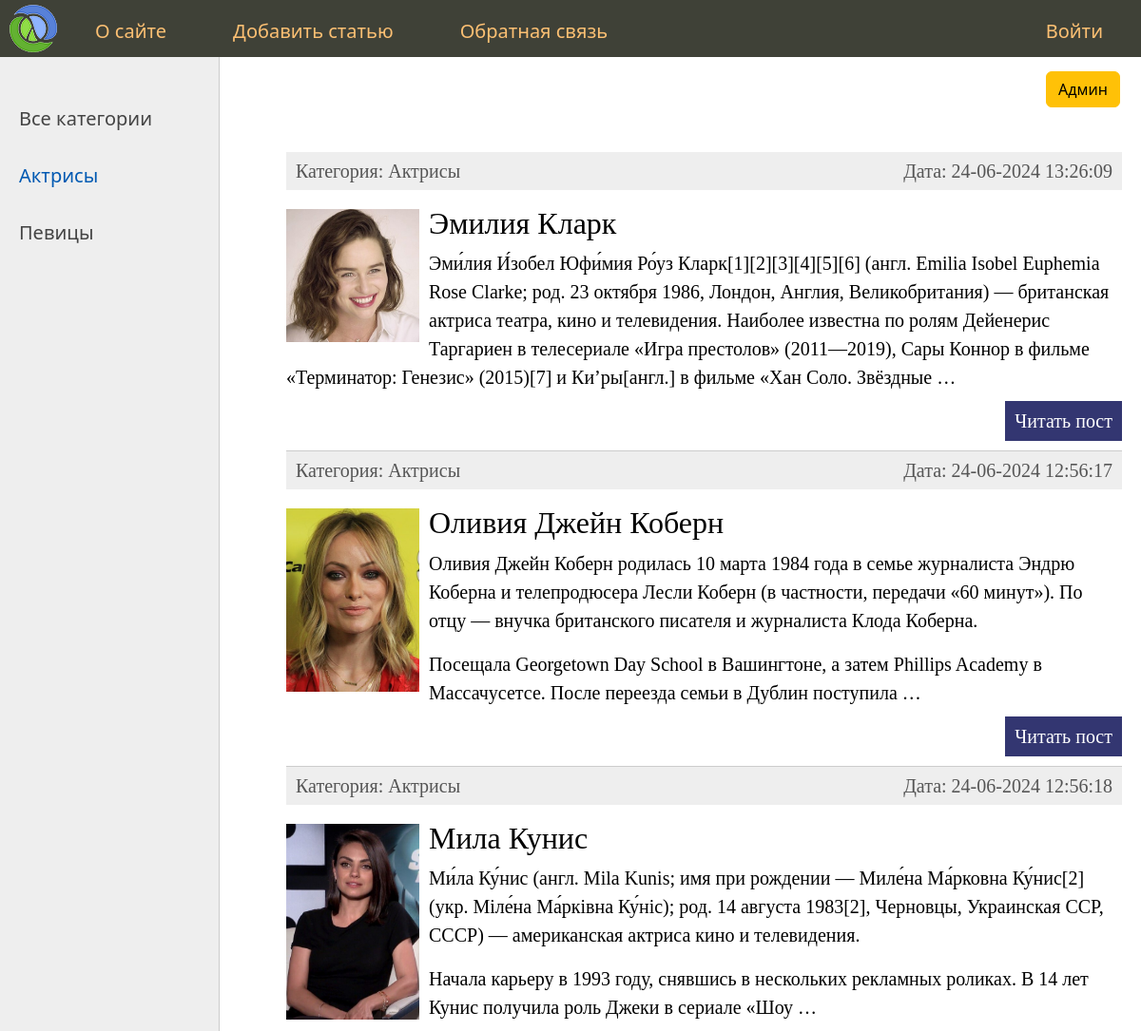
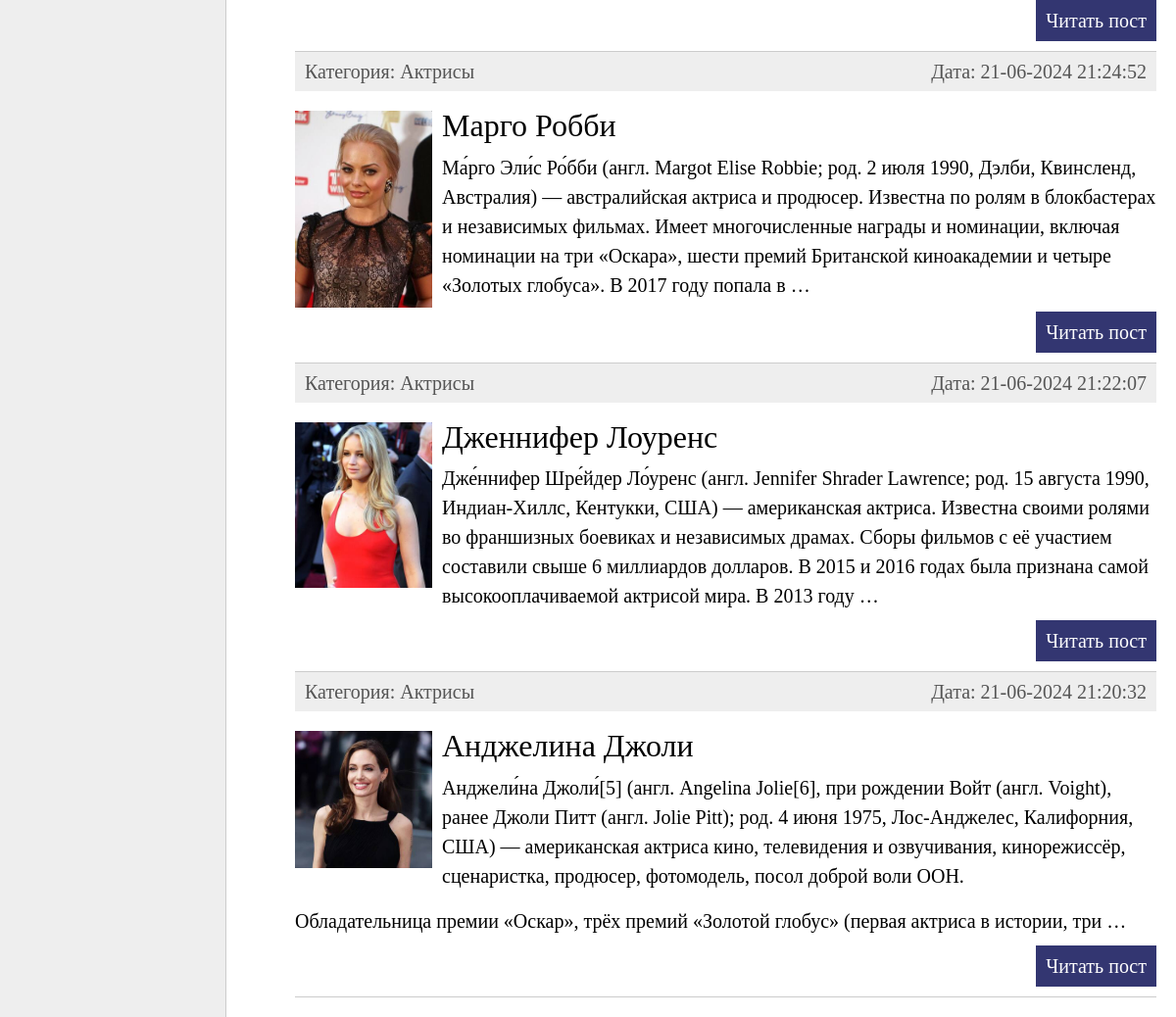
The page /category/aktrisy/ on the database as committed earlier (2 pictures, top to bottom).
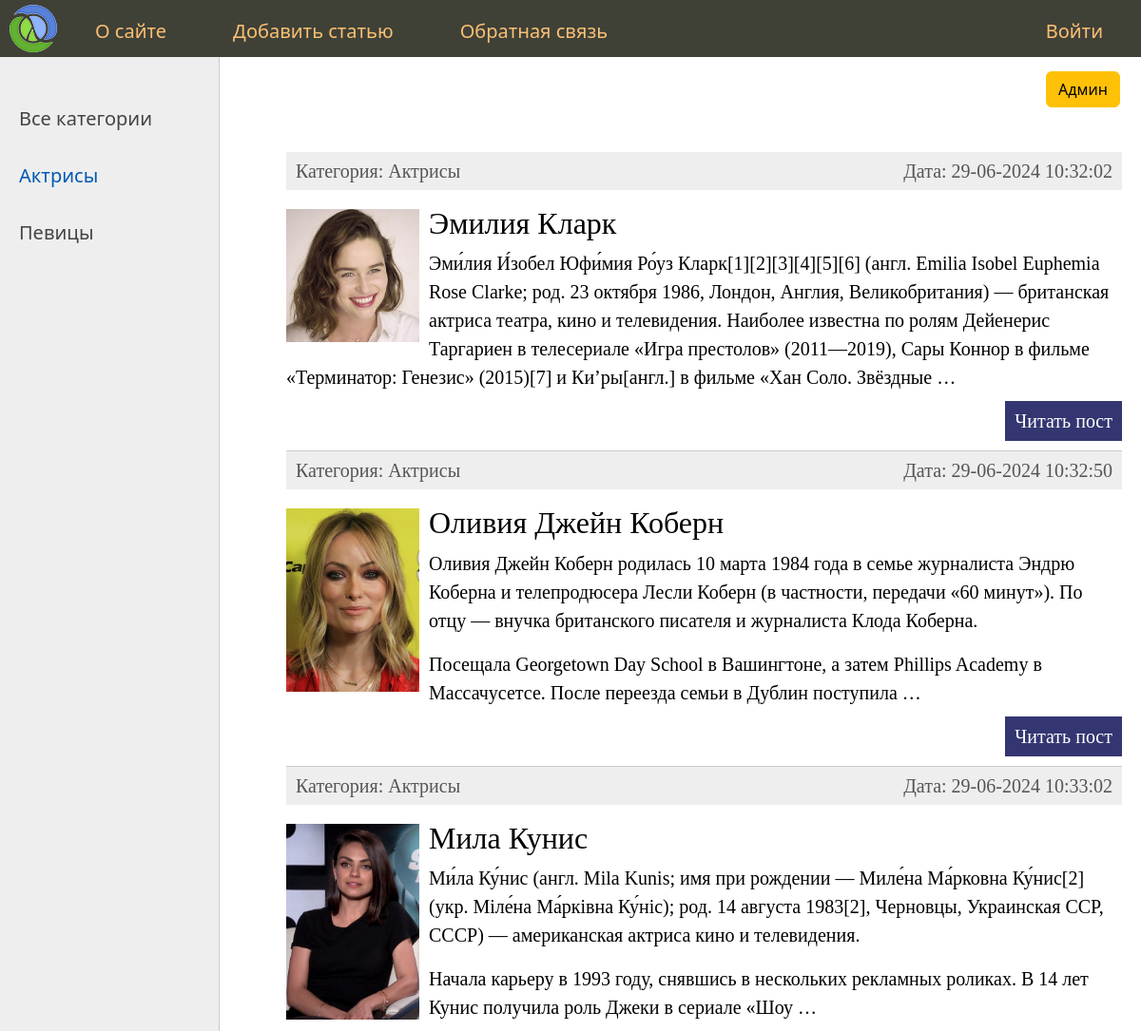
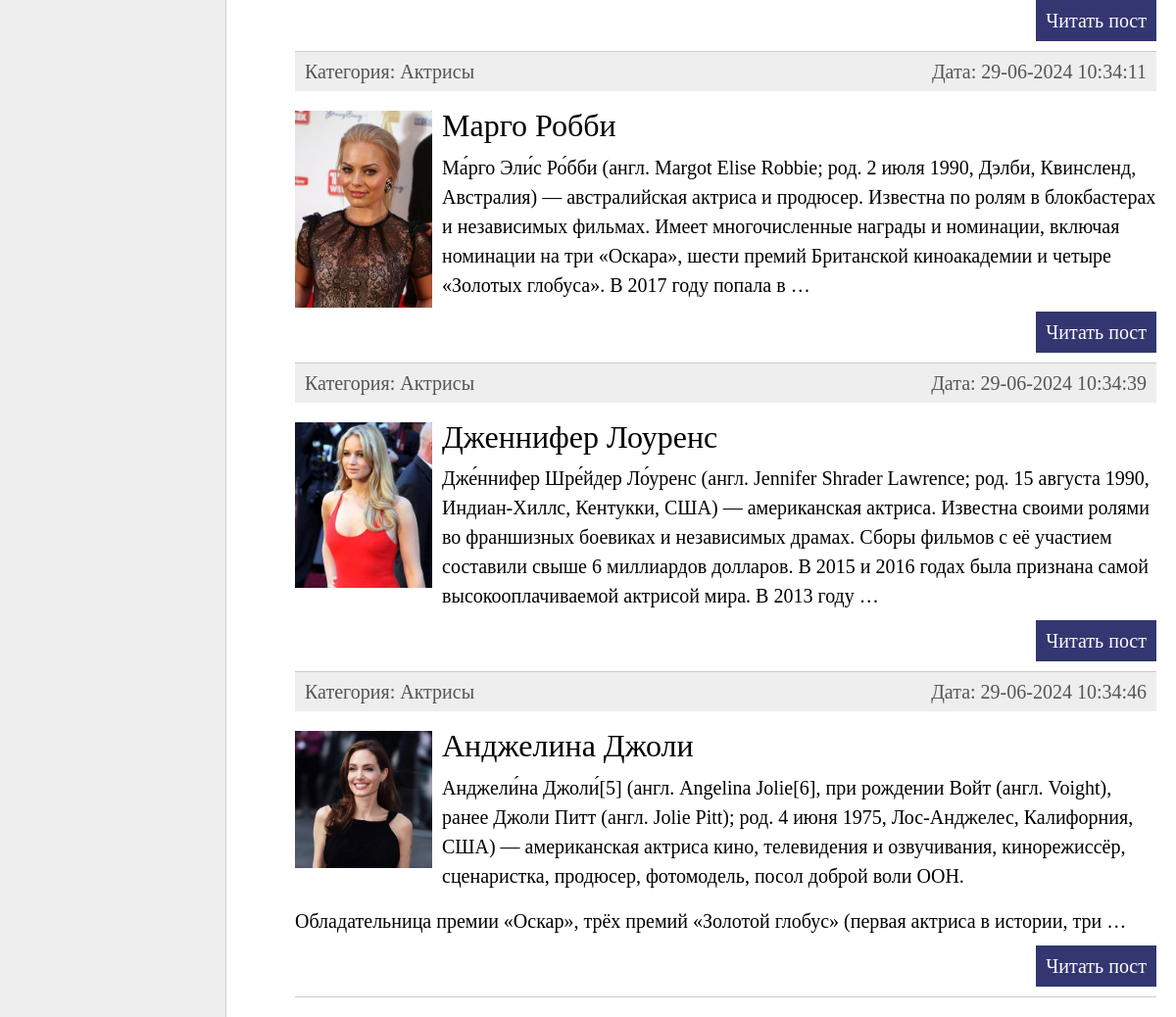
The same page on the database as committed later (2 pictures, top to bottom).
### women/models.py (models this page shows, shortened)
class Category(models.Model):
    name = models.CharField(
        max_length=100, db_index=True, verbose_name="Категория")
    slug = models.SlugField(max_length=100, unique=True,
                            db_index=True, verbose_name="URL")
    def __str__(self):
        return self.name
    def get_absolute_url(self):
        return reverse('category', kwargs={'cat_slug': self.slug})
    class Meta:
        verbose_name = "Категория"
        verbose_name_plural = "Категории"
        ordering = ['name']

class Women(models.Model):
    title = models.CharField(max_length=255, verbose_name="Заголовок")
    slug = models.SlugField(max_length=255, unique=True,
                            db_index=True, verbose_name="URL")
    content = models.TextField(blank=True, verbose_name="Текст статьи")
    photo = models.ImageField(upload_to='photos/', verbose_name="Фото")
    time_create = models.DateTimeField(
        auto_now_add=True, verbose_name="Время создания")
    time_update = models.DateTimeField(
        auto_now=True, verbose_name="Время изменения")
    is_published = models.BooleanField(default=True, verbose_name="Публикация")
    cat = models.ForeignKey(
        'Category', on_delete=models.PROTECT, null=True, verbose_name="Категория")
    def get_absolute_url(self):
        return reverse('post', kwargs={'post_slug': self.slug})
    class Meta:
        verbose_name = "Известные женщины"
        verbose_name_plural = "Известные женщины"
        ordering = ['-time_create', 'title']

### women/views.py (the view)
# urls.py: path('category/<slug:cat_slug>/', WomenCategory.as_view(), name='category'),
class WomenCategory(ListView):
    model = Women
    template_name = 'women/index.html'
    context_object_name = 'posts'
    allow_empty = False
    def get_context_data(self, **kwargs: Any) -> dict[str, Any]:
        context = super().get_context_data(**kwargs)
        context['menu'] = menu
        context['cats'] = Category.objects.all()
        context['selected_cat'] = context['posts'][0].cat_id
        context['title'] = 'Категория - ' + str(context['posts'][0].cat)
        return context
    def get_queryset(self) -> QuerySet[Any]:
        return Women.objects.filter(cat__slug=self.kwargs['cat_slug'], is_published=True)

### women/templates/women/index.html (shortened to what this page needs)
{% extends 'women/base.html' %}
{% block content %}
<ul class="list-articles">
	{% for p in posts %}
	<li>
		<div class="article-panel">
			<p class="first">Категория: {{p.cat}}</p>
			<p class="last">Дата: {{p.time_update|date:"d-m-Y H:i:s"}}</p>
		</div>
		{% if p.photo %}
		<p><img class="img-article-left thumb" src="{{p.photo.url}}" /></p>
		{% endif %}
		<h2>{{p.title}}</h2>
		{% autoescape on %}
		{{p.content|linebreaks|truncatewords:50}}
		{% endautoescape %}
		<p class="link-read-post">
			<a href="{{ p.get_absolute_url }}">Читать пост</a>
		</p>
	</li>
	{% endfor %}
</ul>
{% endblock %}

### women/templates/women/base.html (shortened to what this page needs)
{% load static %}
<!DOCTYPE html>
<html>
	<head>
		<link
			type="text/css"
			href="{% static 'women/css/styles.css' %}"
			rel="stylesheet"
		/>
		<link
			rel="stylesheet"
			href="https://cdn.jsdelivr.net/npm/bootstrap@5.3.2/dist/css/bootstrap.min.css"
		/>
	</head>
	<body>
		<table class="table-page" border="0" cellpadding="0" cellspacing="0">
			<tr>
				<td valign="top">
					{% block mainmenu %}
					<div class="header">
						<ul id="mainmenu" class="mainmenu">
							<li class="logo">
								<a href="{% url 'index' %}"><div class="logo"></div></a>
							</li>
							{% for m in menu %}
							{% if not forloop.last %}
							<li><a href="{% url m.url_name %}">{{m.title}}</a></li>
							{% else %}
							<li class="last">
								<a href="{% url m.url_name %}">{{m.title}}</a>
							</li>
							{% endif %}
							{% endfor %}
						</ul>
						<a class="btn_warning" href="http://127.0.0.1:8000/admin/"
							><button class="btn btn-warning">Админ</button></a
						>
					</div>
					{% endblock mainmenu %}
					<table
						class="table-content"
						border="0"
						cellpadding="0"
						cellspacing="0"
					>
						<tr>
							<td valign="top" class="left-chapters">
								<ul id="leftchapters">
									{% if selected_cat == 0 %}
									<li class="selected">Все категории</li>
									{% else %}
									<li>
										<a href="{% url 'index' %}">Все категории</a>
									</li>
									{% endif %}
									{% for cat in cats %}
									{% if selected_cat == cat.pk %}
									<li class="selected">{{cat.name}}</li>
									{% else %}
									<li>
										<a href="{{cat.get_absolute_url}}">{{cat.name}}</a>
									</li>
									{% endif %}
									{% endfor %}
								</ul>
							</td>
							<td valign="top" class="content">
								<div class="content-text">
									{% block content %} {% endblock %}
								</div>
							</td>
						</tr>
					</table>
				</td>
			</tr>
		</table>
	</body>
</html>

### women/static/women/css/styles.css (style rules this page uses)
html, body { font-family: 'Arial'; margin: 0; padding: 0; height: 100%; width: 100%; color: #444; }
a { color: #0059b2; text-decoration: none; }
img { max-width: 600px; height: auto; }
img.img-article-left { max-width: 300px; height: auto; float: left; padding: 0 10px 10px 0; margin-top: 15px; }
img.img-article-left.thumb { max-width: 150px; height: auto; margin-top: 20px; }
p.link-read-post { text-align: right; }
p.link-read-post a { padding: 10px; min-width: 100px; background: #333671; color: #fff; text-decoration: none; }
div.article-panel { background: #eee; padding: 5px 10px 5px 10px; box-sizing: border-box; overflow: hidden; color: #555; }
div.article-panel p.first { margin: 0; float: left; }
div.article-panel p.last { margin: 0; float: right; }
ul.list-articles { list-style: none; margin: 0; padding: 0; }
ul.list-articles li { border-bottom: 1px solid #ccc; }
.table-page { width: 100%; height: 100%; vertical-align: top; }
.table-page tr { height: 100%; }
.header { background: #3f4137; height: 60px; }
a.btn_warning { position: absolute; margin-top: 15px; margin-left: calc(100% - 100px); }
.logo { background: url('../images/logo.png') no-repeat 10px 5px; width: 70px; height: 60px; }
ul.mainmenu { list-style: none; margin: 0; padding: 0; height: 60px; color: #fdc073; font-size: 20px; overflow: hidden; }
ul.mainmenu li { float: left; margin: 18px 40px 0 30px; }
ul.mainmenu li.logo { margin: 0; }
ul.mainmenu li.last { float: right; }
ul.mainmenu li a { color: #fdc073; text-decoration: none; }
.table-content { width: 100%; min-height: 100%; height: 100%; }
.left-chapters { margin: 0; background: #eee; border-right: 1px solid #ccc; min-height: 100%; }
.left-chapters ul { width: 230px; min-height: 100%; margin: 0; padding: 20px 10px 10px 20px; list-style: none; font-size: 20px; }
.left-chapters ul li { margin: 30px 0 0 0; color: #999; }
.left-chapters ul li.selected { color: #0059b2; }
.left-chapters ul li a { color: #444; text-decoration: none; }
.content { padding: 40px 20px 20px 40px; width: 100%; box-sizing: border-box; }
.content-text { margin: 60px 0 0 30px; color: #000; font-size: 20px; font-family: Yandex Sans Display Light; }

Rows that differ between the two databases and show on the page:
changed Women "Эмилия Кларк": time_update "24-06-2024 13:26:09" → "29-06-2024 10:32:02"
changed Women "Оливия Джейн Коберн": time_update "24-06-2024 12:56:17" → "29-06-2024 10:32:50"
changed Women "Мила Кунис": time_update "24-06-2024 12:56:18" → "29-06-2024 10:33:02"
changed Women "Марго Робби": time_update "21-06-2024 21:24:52" → "29-06-2024 10:34:11"
changed Women "Дженнифер Лоуренс": time_update "21-06-2024 21:22:07" → "29-06-2024 10:34:39"
changed Women "Анджелина Джоли": time_update "21-06-2024 21:20:32" → "29-06-2024 10:34:46"
